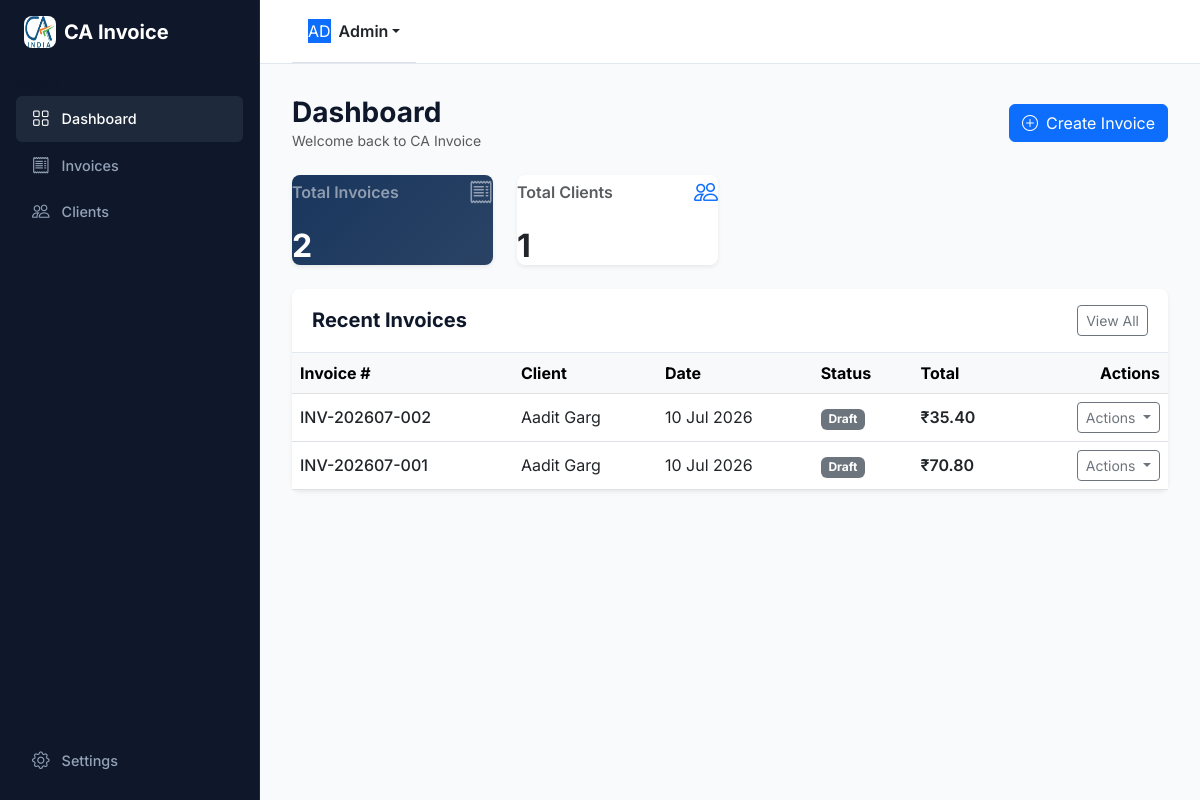
The page / on the database its author committed.
### app/models.py (models this page shows)
class Invoice(db.Model):
    __tablename__ = 'invoices'
    id = db.Column(db.Integer, primary_key=True)
    invoice_number = db.Column(db.String(50), unique=True, nullable=False)
    client_id = db.Column(db.Integer, db.ForeignKey('clients.id'), nullable=False)
    issue_date = db.Column(db.Date, nullable=False)
    due_date = db.Column(db.Date)
    status = db.Column(db.String(20), default='Draft') # Draft, Pending, Paid, Overdue
    client_name = db.Column(db.String(150))
    client_address = db.Column(db.Text)
    client_gstin = db.Column(db.String(50))
    client_pan = db.Column(db.String(50))
    firm_name = db.Column(db.String(150))
    firm_address = db.Column(db.Text)
    bank_account_name = db.Column(db.String(150))
    bank_name = db.Column(db.String(150))
    account_number = db.Column(db.String(50))
    ifsc_code = db.Column(db.String(20))
    tax_type = db.Column(db.String(10), default='IGST') # 'IGST' or 'CGST_SGST'
    igst_rate = db.Column(db.Float, default=18.0)
    cgst_rate = db.Column(db.Float, default=9.0)
    sgst_rate = db.Column(db.Float, default=9.0)
    notes = db.Column(db.Text)
    created_at = db.Column(db.DateTime, default=datetime.utcnow)
    items = db.relationship('InvoiceItem', backref='invoice', cascade="all, delete-orphan", lazy=True)
    @property
    def subtotal(self):
        return sum(item.amount for item in self.items)
    @property
    def tax_amount(self):
        if self.tax_type == 'IGST':
            return (self.subtotal * self.igst_rate) / 100
        else:
            return (self.subtotal * (self.cgst_rate + self.sgst_rate)) / 100
    @property
    def total_amount(self):
        return self.subtotal + self.tax_amount

class Client(db.Model):
    __tablename__ = 'clients'
    id = db.Column(db.Integer, primary_key=True)
    name = db.Column(db.String(150), nullable=False)
    email = db.Column(db.String(150))
    address = db.Column(db.Text, nullable=False)
    gstin = db.Column(db.String(20))
    pan = db.Column(db.String(20))
    created_at = db.Column(db.DateTime, default=datetime.utcnow)
    invoices = db.relationship('Invoice', backref='client', lazy=True)

class InvoiceItem(db.Model):
    __tablename__ = 'invoice_items'
    id = db.Column(db.Integer, primary_key=True)
    invoice_id = db.Column(db.Integer, db.ForeignKey('invoices.id'), nullable=False)
    description = db.Column(db.String(255), nullable=False)
    sac_code = db.Column(db.String(20))
    amount = db.Column(db.Float, nullable=False)

### app/routes.py (the view)
@main_bp.route('/')
def dashboard():
    invoices = Invoice.query.order_by(Invoice.created_at.desc()).limit(10).all()
    clients_count = Client.query.count()
    invoices_count = Invoice.query.count()
    return render_template('dashboard.html', invoices=invoices, clients_count=clients_count, invoices_count=invoices_count)

### app/templates/dashboard.html (shortened to what this page needs)
{% extends "base.html" %}
{% block content %}
<div class="d-flex justify-content-between align-items-center mb-4">
    <div>
        <h3 class="fw-bold mb-0">Dashboard</h3>
        <p class="text-muted small mb-0">Welcome back to CA Invoice</p>
    </div>
    <div class="d-flex gap-2">
        <a href="{{ url_for('main.new_invoice') }}" class="btn btn-primary">
            <i class="bi bi-plus-circle me-2"></i>Create Invoice
        </a>
    </div>
</div>
<div class="row g-4 mb-4">
    <div class="col-md-6 col-lg-3">
        <div class="ca-card h-100 border-0 shadow-sm" style="background: linear-gradient(135deg, #1a365d 0%, #2a4365 100%); color: white;">
            <div class="d-flex justify-content-between align-items-center mb-3">
                <h6 class="mb-0 fw-semibold text-white-50">Total Invoices</h6>
                <i class="bi bi-receipt fs-4 text-white-50"></i>
            </div>
            <h2 class="fw-bold mb-0">{{ invoices_count }}</h2>
        </div>
    </div>
    <div class="col-md-6 col-lg-3">
        <div class="ca-card h-100 border-0 shadow-sm bg-white">
            <div class="d-flex justify-content-between align-items-center mb-3">
                <h6 class="mb-0 fw-semibold text-muted">Total Clients</h6>
                <i class="bi bi-people fs-4 text-primary"></i>
            </div>
            <h2 class="fw-bold mb-0 text-dark">{{ clients_count }}</h2>
        </div>
    </div>
</div>
<div class="ca-card border-0 shadow-sm bg-white">
    <div class="ca-card-header d-flex justify-content-between align-items-center">
        <h5 class="mb-0 fw-bold">Recent Invoices</h5>
        <a href="{{ url_for('main.invoices') }}" class="btn btn-sm btn-outline-secondary">View All</a>
    </div>
    <div class="table-responsive">
        <table class="table table-hover align-middle mb-0">
            <thead class="table-light">
                <tr>
                    <th>Invoice #</th>
                    <th>Client</th>
                    <th>Date</th>
                    <th>Status</th>
                    <th>Total</th>
                    <th class="text-end">Actions</th>
                </tr>
            </thead>
            <tbody>
                {% for inv in invoices %}
                <tr>
                    <td class="fw-medium">{{ inv.invoice_number }}</td>
                    <td>{{ inv.client_name or (inv.client.name if inv.client else 'Unknown Client') }}</td>
                    <td>{{ inv.issue_date.strftime('%d %b %Y') }}</td>
                    <td>
                        <span class="badge bg-{{ 'success' if inv.status == 'Paid' else 'warning text-dark' if inv.status == 'Pending' else 'secondary' }}">
                            {{ inv.status }}
                        </span>
                    </td>
                    <td class="fw-semibold">₹{{ "%.2f"|format(inv.total_amount) }}</td>
                    <td class="text-end">
                        <div class="dropdown">
                            <button class="btn btn-sm btn-outline-secondary dropdown-toggle py-1 px-2" type="button" data-bs-toggle="dropdown" aria-expanded="false">
                                Actions
                            </button>
                        </div>
                    </td>
                </tr>
                {% else %}
                <tr>
                    <td colspan="6" class="text-center text-muted py-4">No invoices created yet.</td>
                </tr>
                {% endfor %}
            </tbody>
        </table>
    </div>
</div>
{% endblock %}

### app/static/css/app.css (style rules this page uses)
:root { --ca-sidebar-bg: #0F172A; --ca-sidebar-text: #94A3B8; --ca-sidebar-text-hover: #F8FAFC; --ca-sidebar-active: #1E293B; --ca-header-bg: #FFFFFF; --ca-main-bg: #F8FAFC; --ca-border: #E2E8F0; --ca-primary: #2563EB; --ca-primary-hover: #1D4ED8; --ca-text-dark: #0F172A; --ca-text-muted: #64748B; }
body { margin: 0; padding: 0; font-family: 'Inter', -apple-system, BlinkMacSystemFont, 'Segoe UI', Roboto, sans-serif; background-color: var(--ca-main-bg); color: var(--ca-text-dark); }
.ca-card { background: #FFFFFF; border: 1px solid var(--ca-border); border-radius: 8px; box-shadow: 0 1px 3px rgba(0,0,0,0.02); }
.ca-card-header { padding: 16px 20px; border-bottom: 1px solid var(--ca-border); font-weight: 600; }

### rows shown on the page
Invoice: invoice_number "INV-202607-002", client_name.name "Aadit Garg", issue_date "10 Jul 2026", status "Draft"
InvoiceItem: total_amount "35.40"
Invoice: invoice_number "INV-202607-001", client_name.name "Aadit Garg", issue_date "10 Jul 2026", status "Draft"
InvoiceItem: total_amount "70.80"

### other values the page prints
{{ session.get('firm_name', 'CA Invoice') }} "CA Invoice"
{{ session.get('admin_email', 'Admin') }} "Admin"
{{ invoices_count }} "2"
{{ clients_count }} "1"
